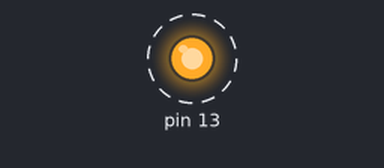
This program was run on a simulated Arduino Uno, built with avr-gcc and run on an emulated ATmega328P. Parts: output pins drawn as LEDs (lit = HIGH). Dashed ring = blinking.

Above: at 0.1 s.
Timing chart, 0 to 3.0 s (numbered marks = the images above):
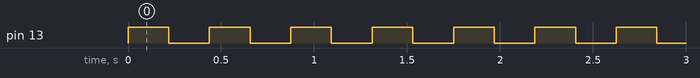

The program:

main.cpp
```cpp
#include <Arduino.h>


void NewDelay(unsigned long mSecondsApx);

void setup() {
    unsigned char *portDDRC;
    portDDRC = (unsigned char *) 0x24;
    *portDDRC |= 0x20; // Set pin 5 of port D as output
}

void loop() {
    unsigned char *portC;
    portC = (unsigned char *) 0x25;
    *portC |= 0x20; // Turn on LED by setting pin 5 high
    NewDelay(1000); // Delay for approximately 1000 milliseconds
    *portC &= ~0x20; // Turn off LED by clearing pin 5
    NewDelay(1000); // Delay for approximately 1000 milliseconds
}

void NewDelay(unsigned long mSecondsApx) {
    volatile unsigned long i = 0;
    unsigned long endTime = 100 * mSecondsApx;
    while (i < endTime) {
        i++;
    }
}
```

Measured:
- by itself, pin 13: alternates HIGH for 0.22 s and LOW for 0.22 s
